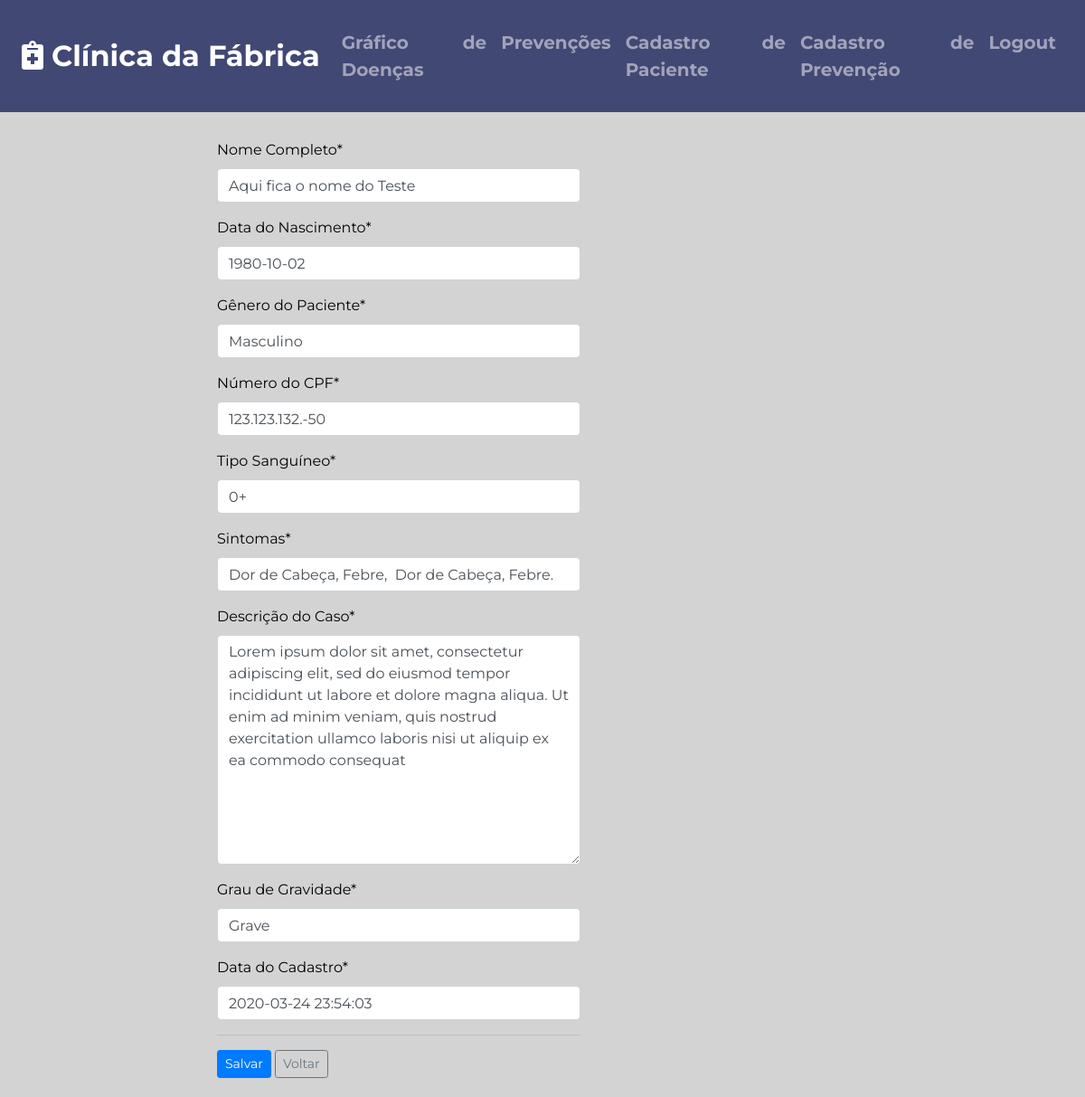
Before: /editar/16/ with the older database file.
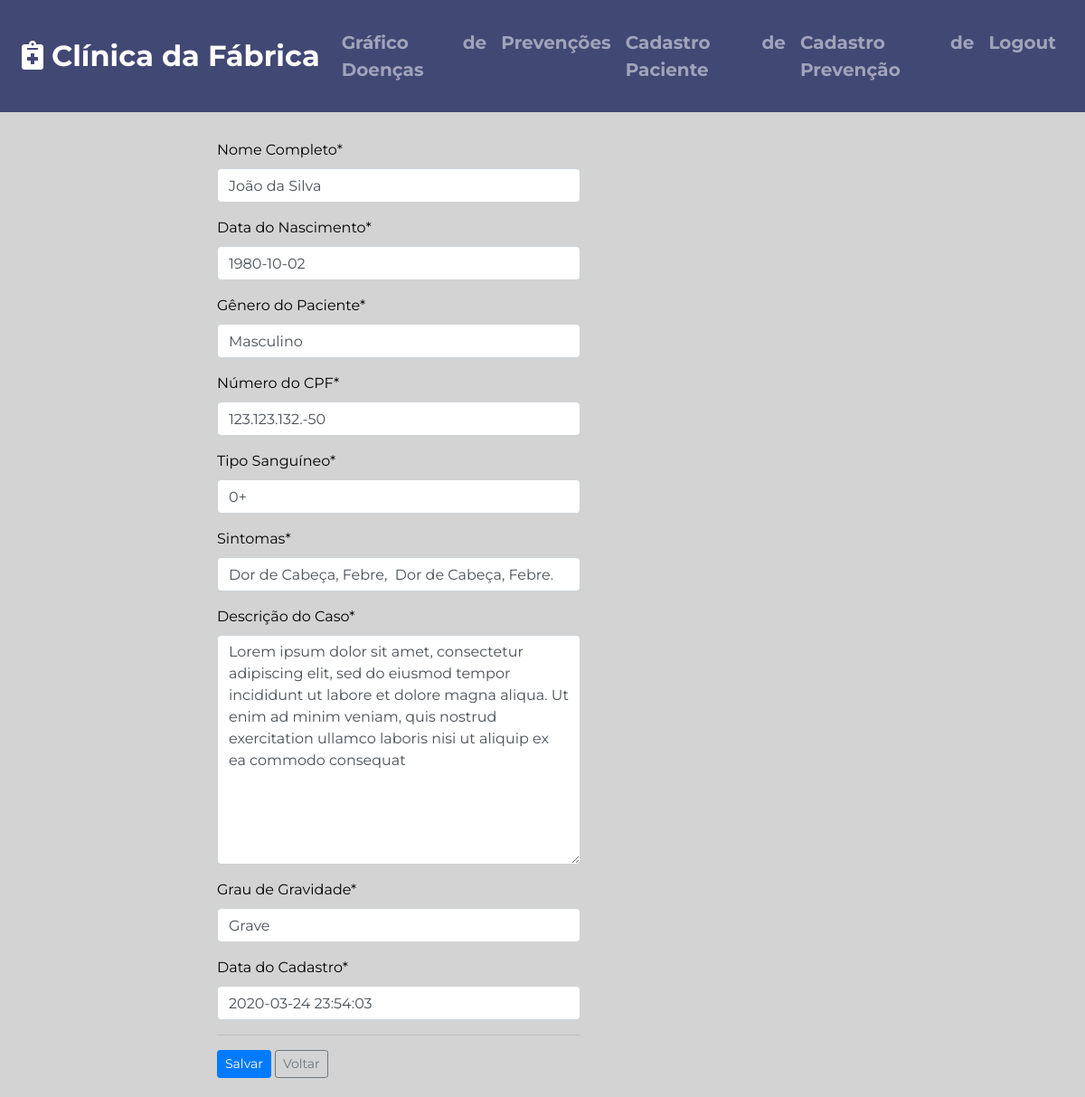
After: the same page with the newer database file.
### base/models.py (models this page shows, shortened)
class Pacientes(models.Model):
    nome = models.CharField(max_length=100, verbose_name="Nome Completo")
    dataNasc = models.DateField(verbose_name="Data do Nascimento")
    genero = models.CharField(max_length=50, verbose_name="Gênero do Paciente")
    cpf = models.CharField(max_length=50, verbose_name="Número do CPF")
    tipoSang = models.CharField(max_length=50, verbose_name="Tipo Sanguíneo")
    sintomas = models.CharField(max_length=150, verbose_name="Sintomas")
    descrCaso = models.TextField(verbose_name="Descrição do Caso")
    gravidade = models.CharField(max_length=50, verbose_name="Grau de Gravidade")
    dataInc = models.DateTimeField(default=timezone.now, verbose_name="Data do Cadastro")

### base/views.py (the view)
# urls.py: path('editar/<int:id>/', views.editar, name="base-editar"),
def editar(request, id):
    paciente = get_object_or_404(Pacientes, pk=id)
    form = PacientesForm(request.POST or None, instance=paciente)
    if form.is_valid():
        form.save()
        return redirect("base-home")
    return render(request, "base/editar.html", {'form': form})

### base/forms.py
class PacientesForm(ModelForm):
    class Meta:
        model = Pacientes
        fields = ['nome', 'dataNasc', 'genero', 'cpf', 'tipoSang', 'sintomas', 'descrCaso', 'gravidade', 'dataInc']

### base/templates/base/editar.html (shortened to what this page needs)
{% extends 'base/modelo.html' %}
{% load crispy_forms_tags %}
{%block content %}
<div class="row formA">
<form method="POST">
    {{ form|crispy }}
    <hr>
    <button class="btn btn-primary btn-sm" type="submit">Salvar</button>
    <input class="btn btn-outline-secondary btn-sm" type="button" onclick="window.location.replace('{% url 'base-home' %}')" value="Voltar" />
</form>
</div>
{% endblock content %}

Changed rows visible on the page:
changed Pacientes "Masculino": nome "Aqui fica o nome do Teste" → "João da Silva"
